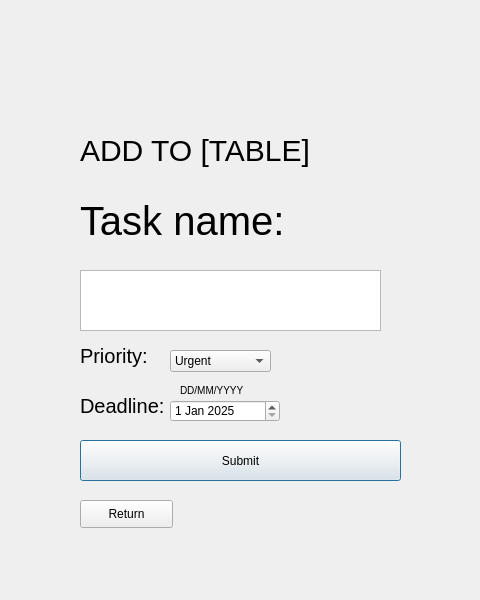
<?xml version="1.0" encoding="UTF-8"?>
<ui version="4.0">
 <class>Dialog</class>
 <widget class="QDialog" name="Dialog">
  <property name="geometry">
   <rect>
    <x>0</x>
    <y>0</y>
    <width>480</width>
    <height>600</height>
   </rect>
  </property>
  <property name="windowTitle">
   <string>Dialog</string>
  </property>
  <widget class="QLabel" name="addToLabel">
   <property name="geometry">
    <rect>
     <x>80</x>
     <y>100</y>
     <width>381</width>
     <height>101</height>
    </rect>
   </property>
   <property name="styleSheet">
    <string notr="true">font-size: 30px;</string>
   </property>
   <property name="text">
    <string>ADD TO [TABLE]</string>
   </property>
  </widget>
  <widget class="QTextEdit" name="taskNameField">
   <property name="geometry">
    <rect>
     <x>80</x>
     <y>270</y>
     <width>301</width>
     <height>61</height>
    </rect>
   </property>
   <property name="placeholderText">
    <string/>
   </property>
  </widget>
  <widget class="QLabel" name="label_5">
   <property name="geometry">
    <rect>
     <x>80</x>
     <y>180</y>
     <width>201</width>
     <height>81</height>
    </rect>
   </property>
   <property name="styleSheet">
    <string notr="true">font-size: 40px;
</string>
   </property>
   <property name="text">
    <string>Task name:</string>
   </property>
  </widget>
  <widget class="QLabel" name="label_7">
   <property name="geometry">
    <rect>
     <x>80</x>
     <y>330</y>
     <width>71</width>
     <height>51</height>
    </rect>
   </property>
   <property name="styleSheet">
    <string notr="true">font-size: 20px;
</string>
   </property>
   <property name="text">
    <string>Priority:</string>
   </property>
  </widget>
  <widget class="QComboBox" name="addTaskPriorityBox">
   <property name="geometry">
    <rect>
     <x>170</x>
     <y>350</y>
     <width>101</width>
     <height>22</height>
    </rect>
   </property>
   <item>
    <property name="text">
     <string>Urgent</string>
    </property>
   </item>
   <item>
    <property name="text">
     <string>High</string>
    </property>
   </item>
   <item>
    <property name="text">
     <string>Average</string>
    </property>
   </item>
   <item>
    <property name="text">
     <string>Low</string>
    </property>
   </item>
   <item>
    <property name="text">
     <string>Optional</string>
    </property>
   </item>
  </widget>
  <widget class="QDateEdit" name="addTaskDeadlineBox">
   <property name="geometry">
    <rect>
     <x>170</x>
     <y>400</y>
     <width>110</width>
     <height>22</height>
    </rect>
   </property>
   <property name="dateTime">
    <datetime>
     <hour>0</hour>
     <minute>0</minute>
     <second>0</second>
     <year>2025</year>
     <month>1</month>
     <day>1</day>
    </datetime>
   </property>
  </widget>
  <widget class="QLabel" name="label_8">
   <property name="geometry">
    <rect>
     <x>80</x>
     <y>380</y>
     <width>121</width>
     <height>51</height>
    </rect>
   </property>
   <property name="styleSheet">
    <string notr="true">font-size: 20px;
</string>
   </property>
   <property name="text">
    <string>Deadline:</string>
   </property>
  </widget>
  <widget class="QPushButton" name="addTaskSubmitBox">
   <property name="geometry">
    <rect>
     <x>80</x>
     <y>440</y>
     <width>321</width>
     <height>41</height>
    </rect>
   </property>
   <property name="text">
    <string>Submit</string>
   </property>
  </widget>
  <widget class="QLabel" name="label_9">
   <property name="geometry">
    <rect>
     <x>180</x>
     <y>380</y>
     <width>121</width>
     <height>20</height>
    </rect>
   </property>
   <property name="styleSheet">
    <string notr="true">font-size: 10px;
</string>
   </property>
   <property name="text">
    <string>DD/MM/YYYY</string>
   </property>
  </widget>
  <widget class="QPushButton" name="taskAdderReturn">
   <property name="geometry">
    <rect>
     <x>80</x>
     <y>500</y>
     <width>93</width>
     <height>28</height>
    </rect>
   </property>
   <property name="text">
    <string>Return</string>
   </property>
  </widget>
 </widget>
 <resources/>
 <connections/>
</ui>
